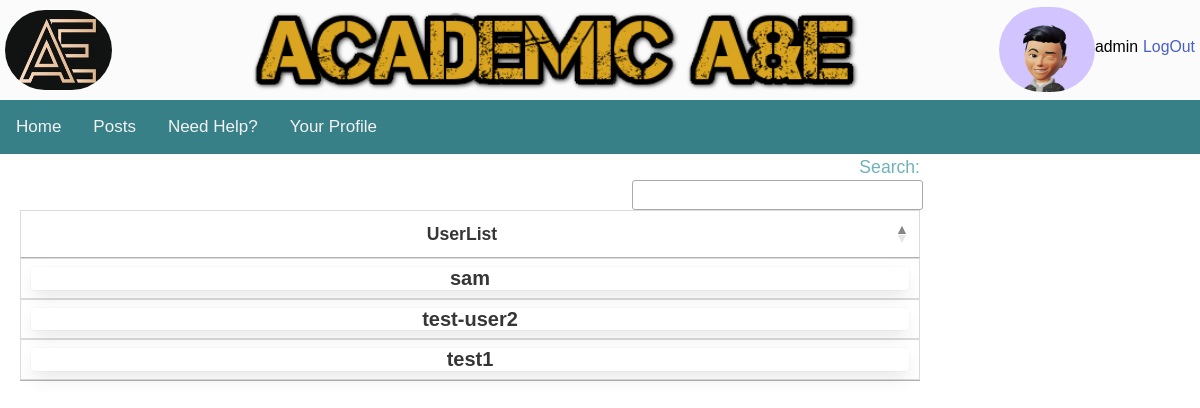
The app's page /posts/profile_list/ (signed in) with its own data.
### user_profiles/models.py (models this page shows, shortened)
class Profile2(models.Model):
    user = models.OneToOneField(User, on_delete=models.CASCADE)
    avatar = models.ImageField(default='default.jpg', upload_to='profile_images')
    firstname = models.CharField(max_length=100)
    lastname = models.CharField(max_length=100)
    year_group = models.CharField(max_length=10, choices=YEAR_CHOICES)
    subject1 = models.ForeignKey(Subjects, blank=True, null=True, on_delete=models.CASCADE,related_name='subject1')
    subject2 = models.ForeignKey(Subjects, blank=True, null=True, on_delete=models.CASCADE,related_name='subject2')
    subject3 = models.ForeignKey(Subjects, blank=True, null=True, on_delete=models.CASCADE,related_name='subject3')
    subject4 = models.ForeignKey(Subjects, blank=True, null=True, on_delete=models.CASCADE,related_name='subject4')

### posts/models.py (models this page shows, shortened)
class Posts_Profile(models.Model):
    user = models.OneToOneField(User, on_delete=models.CASCADE)
    follows = models.ManyToManyField(
        "self",
        related_name="followed_by",
        symmetrical=False,
        blank=True
    )

### posts/views.py (the view)
# urls.py: path("profile_list/", profile_list, name="profile_list"),
def profile_list(request):
    profiles = Posts_Profile.objects.exclude(user=request.user)
    return render(request, "posts/profile_list.html", {"profiles":profiles})

### posts/templates/posts/profile_list.html (shortened to what this page needs)
{% extends "base.html" %}
{% block content %}
<table id="UserList" class="table is-bordered">
  <thead>
    <tr>
      <div class="card">
        <th>UserList</th>
      </div>
  </tr>
  </thead>
<tbody>
  {%   for profile in profiles %}
  <tr>
    <td>
      <div class="card media-content">
      <a href="{% url 'posts:profile' profile.id %}">  <p class="title is-5">{{ profile.user.username }} </p> </a>
    </td>
    </div>
  </tr>
{% endfor %}
{% endblock content %}

### nea_site/templates/base.html (shortened to what this page needs)
{% load static %}
<!DOCTYPE html>
<html>
<head>
<link href ="{% static 'main.css' %}" rel ="stylesheet" type = "text/css">
<link rel="stylesheet" type="text/css" href="{% static 'cal/css/styles.css' %}">
<link rel="stylesheet" type="text/css" href="https://cdn.datatables.net/1.13.1/css/jquery.dataTables.min.css">
<link rel="stylesheet" href="https://cdnjs.cloudflare.com/ajax/libs/Chart.js/2.8.0/Chart.min.css" />
<link rel="stylesheet" href="https://cdn.jsdelivr.net/npm/bulma@0.9.3/css/bulma.min.css">
</head>
<body>
<div class ="wrapper">
    <div class="header">
        <div class="header-logo"><img class="header-logo-image" src="{% static 'logo.jpg' %}" alt=""/></div>
        <div class="header-top-banner"><img class="top-banner-image" src="{% static 'top_banner.png' %}" width="700" height="150" title="I'm the top banner" alt=""/></div>
        <div class="user-login-status">
            {% if user.is_authenticated %}
            <img class="user-profile-image" src="{{ user.profile2.avatar.url }} "/>
            <div class="user-name">  <h1>{{ user.username }} </h1></div>
            <div class="user-logout-url"><a href="{% url 'logout' %}?next=/">LogOut</a></div>
            {% endif %}
        </div>
    </div>
    <div id="topnavbar">
        <a class="nav-link" href="{% url 'homepage' %}">Home</a>
        <a class="nav-link" href="{% url 'posts:mainscreen' %} ">Posts</a>
        <a class="nav-link" href="/need_help">Need Help?</a>
        <a class="nav-link" href="/user_profiles/profile/">Your Profile</a>
    </div>
    <div id="main">
        {% block content %}
        {% endblock content %}
</body>
</html>

### nea_site/static/main.css (style rules this page uses)
.wrapper { background-color: currentColor; font-family: 'Avenir', Helvetica, sans-serif; font-size: 1.1em; text-align: justify; color: #fbfbfb; margin-top: 0px; margin-left: auto; margin-right: auto; width: auto; }
.header { display:flex }
.header-logo { display:flex; height: 100px; vertical-align: top; margin-left: 5px; }
.header-logo-image { width: 120px; height: 80px; border-radius: 130px; margin-top: 10px; }
.user-profile-image { width: 120px; height: 85px; border-radius: 150px; vertical-align: top; margin-top: 7px; }
.header-top-banner { display: flex; width: auto; height: 100px; vertical-align: top; align-content: center; margin-right: 130px; margin-left: 130px; }
.top-banner-image { height: 100px; }
.user-login-status { color: #353942; display: flex; width: auto; }
.user-name { display: flex; text-align: center; font-size: 0.9em; margin-top: 5px; margin-right: 5px; padding-top: 30px; padding-bottom: 10px; clear: both; color: black; }
.user-logout-url { display: flex; text-align: center; font-size: 0.9em; margin-top: 5px; margin-right: 5px; padding-top: 30px; padding-bottom: 10px; clear: both; color: black; }
#topnavbar { background-color: #388087; overflow: hidden; }
#topnavbar a { float: left; color: #f2f2f2; text-align: center; padding: 14px 16px; text-decoration: none; font-size: 17px; }
#main { width: 100%; float: left; margin-left: 20px; margin-right: 10px; padding-right: 10px; color: #6FB3B8; }

### records on screen
Posts_Profile: user.username "test1"
Posts_Profile: user.username "sam"
Posts_Profile: user.username "test-user2"

### other values on screen
{{ user.username }} "admin"
